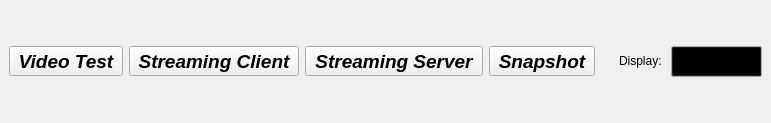
  <widget class="QDockWidget" name="TestControlDock">
   <property name="geometry">
    <rect>
     <x>60</x>
     <y>220</y>
     <width>771</width>
     <height>123</height>
    </rect>
   </property>
   <property name="minimumSize">
    <size>
     <width>741</width>
     <height>123</height>
    </size>
   </property>
   <property name="floating">
    <bool>false</bool>
   </property>
   <property name="features">
    <set>QDockWidget::NoDockWidgetFeatures</set>
   </property>
   <widget class="QWidget" name="dockWidgetContents">
    <layout class="QHBoxLayout" name="horizontalLayout_2">
     <item>
      <layout class="QHBoxLayout" name="horizontalLayout">
       <item>
        <widget class="QToolButton" name="vide_test_button">
         <property name="font">
          <font>
           <pointsize>14</pointsize>
           <weight>75</weight>
           <italic>true</italic>
           <bold>true</bold>
          </font>
         </property>
         <property name="text">
          <string>Video Test</string>
         </property>
        </widget>
       </item>
       <item alignment="Qt::AlignHCenter">
        <widget class="QToolButton" name="stream_client_button">
         <property name="font">
          <font>
           <pointsize>14</pointsize>
           <weight>75</weight>
           <italic>true</italic>
           <bold>true</bold>
          </font>
         </property>
         <property name="text">
          <string>Streaming Client</string>
         </property>
        </widget>
       </item>
       <item alignment="Qt::AlignHCenter">
        <widget class="QToolButton" name="stream_server_button">
         <property name="font">
          <font>
           <pointsize>14</pointsize>
           <weight>75</weight>
           <italic>true</italic>
           <bold>true</bold>
          </font>
         </property>
         <property name="text">
          <string>Streaming Server</string>
         </property>
        </widget>
       </item>
       <item alignment="Qt::AlignHCenter">
        <widget class="QToolButton" name="snapshot_button">
         <property name="font">
          <font>
           <pointsize>14</pointsize>
           <weight>75</weight>
           <italic>true</italic>
           <bold>true</bold>
          </font>
         </property>
         <property name="text">
          <string>Snapshot</string>
         </property>
        </widget>
       </item>
       <item alignment="Qt::AlignRight|Qt::AlignVCenter">
        <widget class="QLabel" name="label_display">
         <property name="text">
          <string>Display: </string>
         </property>
        </widget>
       </item>
       <item>
        <widget class="QComboBox" name="Out_Display">
         <property name="palette">
          <palette>
           <active>
            <colorrole role="Button">
             <brush brushstyle="SolidPattern">
              <color alpha="255">
               <red>0</red>
               <green>0</green>
               <blue>0</blue>
              </color>
             </brush>
            </colorrole>
            <colorrole role="Text">
             <brush brushstyle="SolidPattern">
              <color alpha="255">
               <red>85</red>
               <green>255</green>
               <blue>0</blue>
              </color>
             </brush>
            </colorrole>
           </active>
           <inactive>
            <colorrole role="Button">
             <brush brushstyle="SolidPattern">
              <color alpha="255">
               <red>0</red>
               <green>0</green>
               <blue>0</blue>
              </color>
             </brush>
            </colorrole>
            <colorrole role="Text">
             <brush brushstyle="SolidPattern">
              <color alpha="255">
               <red>85</red>
               <green>255</green>
               <blue>0</blue>
              </color>
             </brush>
            </colorrole>
           </inactive>
           <disabled>
            <colorrole role="Button">
             <brush brushstyle="SolidPattern">
              <color alpha="255">
               <red>0</red>
               <green>0</green>
               <blue>0</blue>
              </color>
             </brush>
            </colorrole>
            <colorrole role="Text">
             <brush brushstyle="SolidPattern">
              <color alpha="255">
               <red>0</red>
               <green>0</green>
               <blue>0</blue>
              </color>
             </brush>
            </colorrole>
           </disabled>
          </palette>
         </property>
         <property name="font">
          <font>
           <pointsize>14</pointsize>
           <weight>75</weight>
           <italic>true</italic>
           <bold>true</bold>
          </font>
         </property>
         <item>
          <property name="text">
           <string>uno</string>
          </property>
         </item>
         <item>
          <property name="text">
           <string>dos</string>
          </property>
         </item>
         <item>
          <property name="text">
           <string>tres</string>
          </property>
         </item>
         <item>
          <property name="text">
           <string>Cuatro</string>
          </property>
         </item>
        </widget>
       </item>
      </layout>
     </item>
    </layout>
   </widget>
  </widget>
